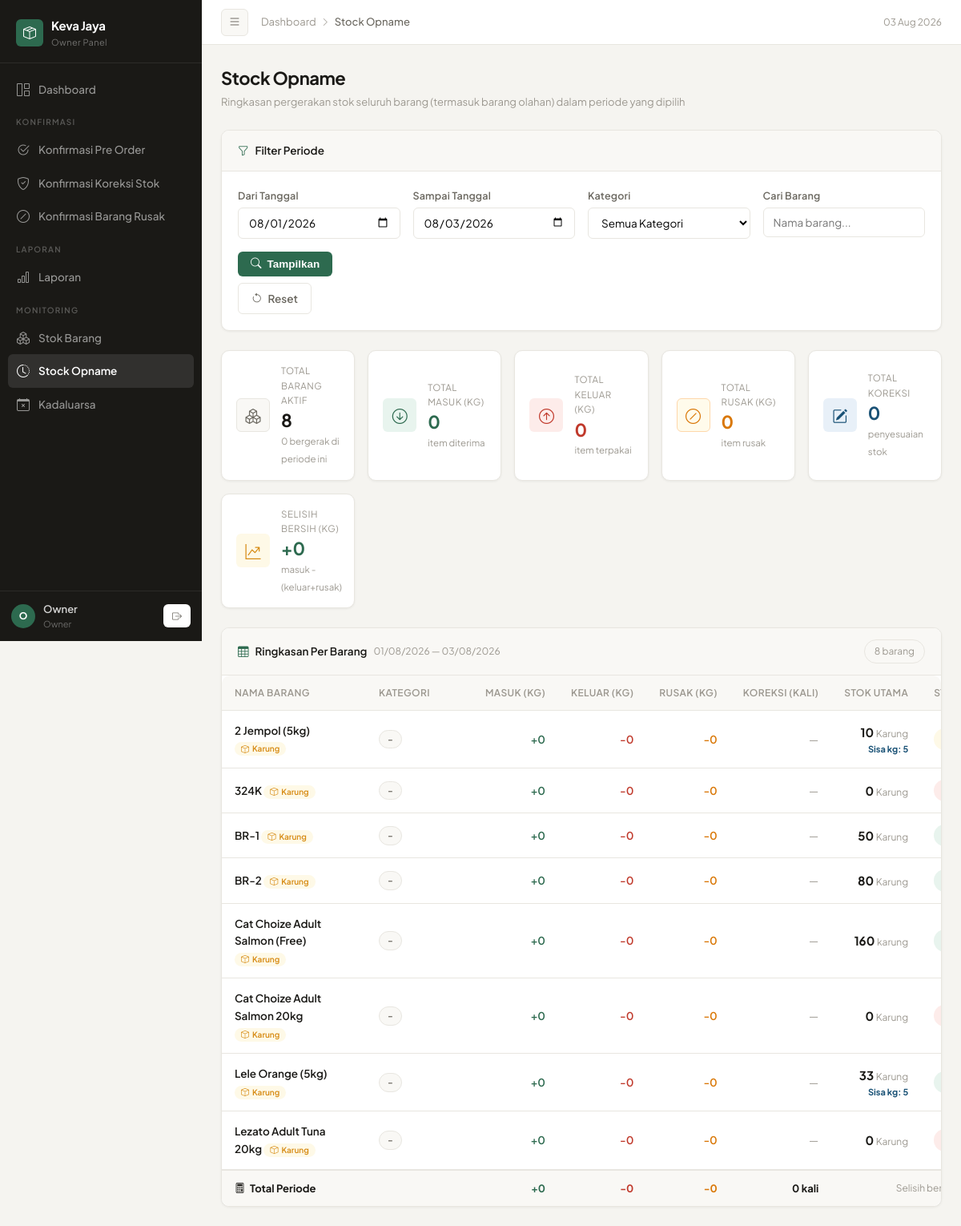
/owner/stock_opname.php (signed in), run on the app's committed database.
### tables this page shows
CREATE TABLE `barang` (
  `id_barang` int(11) NOT NULL,
  `kode_barang` varchar(50) DEFAULT NULL,
  `nama_barang` varchar(200) NOT NULL,
  `kategori` varchar(100) DEFAULT NULL,
  `kategori_id` int(11) DEFAULT NULL,
  `satuan` varchar(20) DEFAULT NULL,
  `satuan_besar` varchar(20) DEFAULT NULL,
  `stok` int(11) DEFAULT 0,
  `stok_besar` int(11) NOT NULL DEFAULT 0,
  `sisa_karung_kg` int(11) NOT NULL DEFAULT 0,
  `stok_rusak` int(11) DEFAULT 0,
  `min_stok` int(11) DEFAULT 0,
  `tanggal_kadaluarsa` date DEFAULT NULL,
  `gambar` varchar(255) DEFAULT NULL,
  `created_at` timestamp NOT NULL DEFAULT current_timestamp(),
  `status` enum('aktif','nonaktif') DEFAULT 'aktif',
  `deleted_at` datetime DEFAULT NULL,
  `supplier_id` int(11) DEFAULT NULL,
  `total_rusak` int(11) NOT NULL DEFAULT 0
);

### owner/stock_opname.php (the view, shortened to what the rows shown need)
<?php
global $conn;
function fmtQty($val) {
    return rtrim(rtrim(number_format((float)$val, 2, ',', '.'), '0'), ',');
}
$tgl_awal  = isset($_GET['tgl_awal'])  ? $_GET['tgl_awal']  : date('Y-m-01');
$tgl_akhir = isset($_GET['tgl_akhir']) ? $_GET['tgl_akhir'] : date('Y-m-d');
$sql_barang = "
    SELECT
        b.id_barang,
        b.nama_barang,
        b.stok AS stok_current,
        b.stok_besar,
        b.sisa_karung_kg,
        b.satuan,
        b.satuan_besar,
        k.nama AS nama_kategori,
        b.min_stok
    FROM barang b
    LEFT JOIN kategori k ON k.id = b.kategori_id
    WHERE 1=1
";
$sql_barang .= " ORDER BY b.nama_barang";
$stmt_barang = $conn->prepare($sql_barang);
$stmt_barang->execute();
$result_barang = $stmt_barang->get_result();
$barang_list = $result_barang->fetch_all(MYSQLI_ASSOC);
$semua_barang = [];
foreach ($barang_list as $b) {
    $id = $b['id_barang'];
    $sql_masuk = "SELECT COALESCE(SUM(i.qty), 0) as total
                  FROM transaksi_masuk m
                  JOIN transaksi_masuk_item i ON m.id = i.transaksi_masuk_id
                  WHERE i.barang_id = ? AND m.tanggal BETWEEN ? AND ?";
    $stmt_masuk = $conn->prepare($sql_masuk);
    $stmt_masuk->bind_param("iss", $id, $tgl_awal, $tgl_akhir);
    $stmt_masuk->execute();
    $total_masuk = $stmt_masuk->get_result()->fetch_assoc()['total'];
    $sql_keluar = "SELECT COALESCE(SUM(qty), 0) as total
                   FROM barang_keluar
                   WHERE barang_id = ? AND DATE(tanggal) BETWEEN ? AND ?";
    $stmt_keluar = $conn->prepare($sql_keluar);
    $stmt_keluar->bind_param("iss", $id, $tgl_awal, $tgl_akhir);
    $stmt_keluar->execute();
    $total_keluar = $stmt_keluar->get_result()->fetch_assoc()['total'];
    $sql_rusak = "SELECT COALESCE(SUM(jumlah), 0) as total
                  FROM pengajuan_rusak
                  WHERE barang_id = ? AND status = 'Disetujui' AND DATE(created_at) BETWEEN ? AND ?";
    $stmt_rusak = $conn->prepare($sql_rusak);
    $stmt_rusak->bind_param("iss", $id, $tgl_awal, $tgl_akhir);
    $stmt_rusak->execute();
    $total_rusak = $stmt_rusak->get_result()->fetch_assoc()['total'];
    $sql_koreksi = "SELECT COUNT(*) as total
                    FROM stock_opname o
                    JOIN stock_opname_item i ON o.id = i.opname_id
                    WHERE i.barang_id = ? AND o.status = 'Disetujui' AND o.tanggal BETWEEN ? AND ?";
    $stmt_koreksi = $conn->prepare($sql_koreksi);
    $stmt_koreksi->bind_param("iss", $id, $tgl_awal, $tgl_akhir);
    $stmt_koreksi->execute();
    $total_koreksi = $stmt_koreksi->get_result()->fetch_assoc()['total'];
    $total_transaksi = 0;
    $is_olahan = !empty($b['satuan_besar']);
    if ($is_olahan) {
        $stok_utama = (int)$b['stok_besar'];
        $satuan_utama = $b['satuan_besar'];
        $sisa_kg = (float)$b['stok_current'] + (float)$b['sisa_karung_kg'];
    } else {
        $stok_utama = (int)$b['stok_current'];
        $satuan_utama = $b['satuan'];
        $sisa_kg = 0;
    }
    $semua_barang[] = [
        'id_barang' => $id,
        'nama_barang' => $b['nama_barang'],
        'nama_kategori' => $b['nama_kategori'] ?? '-',
        'stok_current' => (int)$b['stok_current'],
        'stok_utama' => $stok_utama,
        'satuan_utama' => $satuan_utama,
        'sisa_kg' => $sisa_kg,
        'satuan_kecil' => $b['satuan'],
        'is_olahan' => $is_olahan,
        'min_stok' => (int)$b['min_stok'],
        'total_masuk' => (int)$total_masuk,
        'total_keluar' => (int)$total_keluar,
        'total_rusak' => (int)$total_rusak,
        'total_koreksi' => (int)$total_koreksi,
        'total_transaksi' => $total_transaksi
    ];
}
?>
<!DOCTYPE html>
<html lang="id">
<head>
    <link rel="stylesheet" href="https://cdn.jsdelivr.net/npm/bootstrap-icons@1.11.3/font/bootstrap-icons.min.css">
</head>
<body>
<div class="main" id="main">
    <div class="page-body">
        <div class="card">
            <div class="table-wrap">
                <?php if (!empty($semua_barang)): ?>
                <table>
                    <thead>
                        <tr>
                            <th>Nama Barang</th>
                            <th>Kategori</th>
                            <th class="text-right">Masuk (kg)</th>
                            <th class="text-right">Keluar (kg)</th>
                            <th class="text-right">Rusak (kg)</th>
                            <th class="text-right">Koreksi (kali)</th>
                            <th class="text-right">Stok Utama</th>
                            <th>Status</th>
                        </tr>
                    </thead>
                    <tbody>
                        <?php foreach ($semua_barang as $idx => $b):
                            $stok = (int)$b['stok_utama'];
                            $satuan_utama = $b['satuan_utama'];
                            $is_olahan = $b['is_olahan'];
                            $sisa_kg = $b['sisa_kg'];
                            $min_stok = $b['min_stok'];
                            if ($stok <= 0 && $is_olahan && $sisa_kg > 0) {
                                $stok_class = 'stok-sedang';
                                $stok_label = 'Karung Habis, Sisa Kg';
                                $stok_icon = 'bi-exclamation-triangle';
                            } elseif ($stok <= 0) {
                                $stok_class = 'stok-habis';
                                $stok_label = 'Habis';
                                $stok_icon = 'bi-x-circle';
                            } elseif ($stok < $min_stok) {
                                $stok_class = 'stok-sedang';
                                $stok_label = 'Menipis';
                                $stok_icon = 'bi-exclamation-circle';
                            } else {
                                $stok_class = 'stok-aman';
                                $stok_label = 'Aman';
                                $stok_icon = 'bi-check-circle';
                            }
                        ?>
                        <tr>
                            <td style="font-weight:600;">
                                <?= htmlspecialchars($b['nama_barang']) ?>
                                <?php if ($is_olahan): ?>
                                    <span class="badge badge-karung"><i class="bi bi-box"></i> Karung</span>
                                <?php endif; ?>
                            </td>
                            <td><span class="badge badge-kategori"><?= htmlspecialchars($b['nama_kategori']) ?></span></td>
                            <td class="text-right" style="color:var(--accent); font-weight:600;">+<?= number_format($b['total_masuk']) ?></td>
                            <td class="text-right" style="color:var(--danger); font-weight:600;">-<?= number_format($b['total_keluar']) ?></td>
                            <td class="text-right" style="color:#d97706; font-weight:600;">-<?= number_format($b['total_rusak']) ?></td>
                            <td class="text-right">
                                <?php if ($b['total_koreksi'] > 0): ?>
                                <span class="badge badge-koreksi"><i class="bi bi-pencil-square"></i> <?= $b['total_koreksi'] ?>x</span>
                                <?php else: ?>
                                <span style="color:var(--text-muted);">—</span>
                                <?php endif; ?>
                            </td>
                            <td class="text-right" style="font-weight:700; font-size:15px;">
                                <?= fmtQty($stok) ?>
                                <small style="color:var(--text-muted);font-weight:400;font-size:12px;"><?= htmlspecialchars($satuan_utama) ?></small>
                                <?php if ($is_olahan && $sisa_kg > 0): ?>
                                    <div style="font-size:11px;color:var(--info);">Sisa kg: <?= fmtQty($sisa_kg) ?></div>
                                <?php endif; ?>
                            </td>
                            <td><span class="stok-badge <?= $stok_class ?>"><i class="bi <?= $stok_icon ?>"></i> <?= $stok_label ?></span></td>
                        </tr>
                        <?php endforeach; ?>
                    </tbody>
                </table>
                <?php endif; ?>
            </div>
        </div>
    </div>
</div>
</body>
</html>

### data on the page
barang: nama_barang "2 Jempol (5kg)", nama_kategori "-", sisa_karung_kg "0", stok "10", satuan_besar "Karung", stok "5", nama_barang "Lele Orange (5kg)", stok_besar "33"
barang: nama_barang "324K", nama_kategori "-", sisa_karung_kg "0", satuan_besar "Karung"
barang: nama_barang "BR-1", nama_kategori "-", sisa_karung_kg "0", stok_besar "50", satuan_besar "Karung"
barang: nama_barang "BR-2", nama_kategori "-", sisa_karung_kg "0", stok_besar "80", satuan_besar "Karung"
barang: nama_barang "Cat Choize Adult Salmon (Free)", nama_kategori "-", sisa_karung_kg "0", stok_besar "160", satuan_besar "karung"
barang: nama_barang "Cat Choize Adult Salmon 20kg", nama_kategori "-", sisa_karung_kg "0", stok_besar "0", satuan_besar "Karung"
barang: nama_barang "Lezato Adult Tuna 20kg", nama_kategori "-", sisa_karung_kg "0", stok_besar "0", satuan_besar "Karung"

### other printed values
$_SESSION['username'] "Owner"
$grand_total_aktif "8"
$barang_bergerak "0"
$grand_total_masuk "0"
$grand_total_keluar "0"
$grand_total_rusak "0"
$grand_total_koreksi "0"
$selisih "0"
date('d/m/Y', strtotime($tgl_awal)) "01/08/2026"
date('d/m/Y', strtotime($tgl_akhir)) "03/08/2026"
count($semua_barang) "8"
